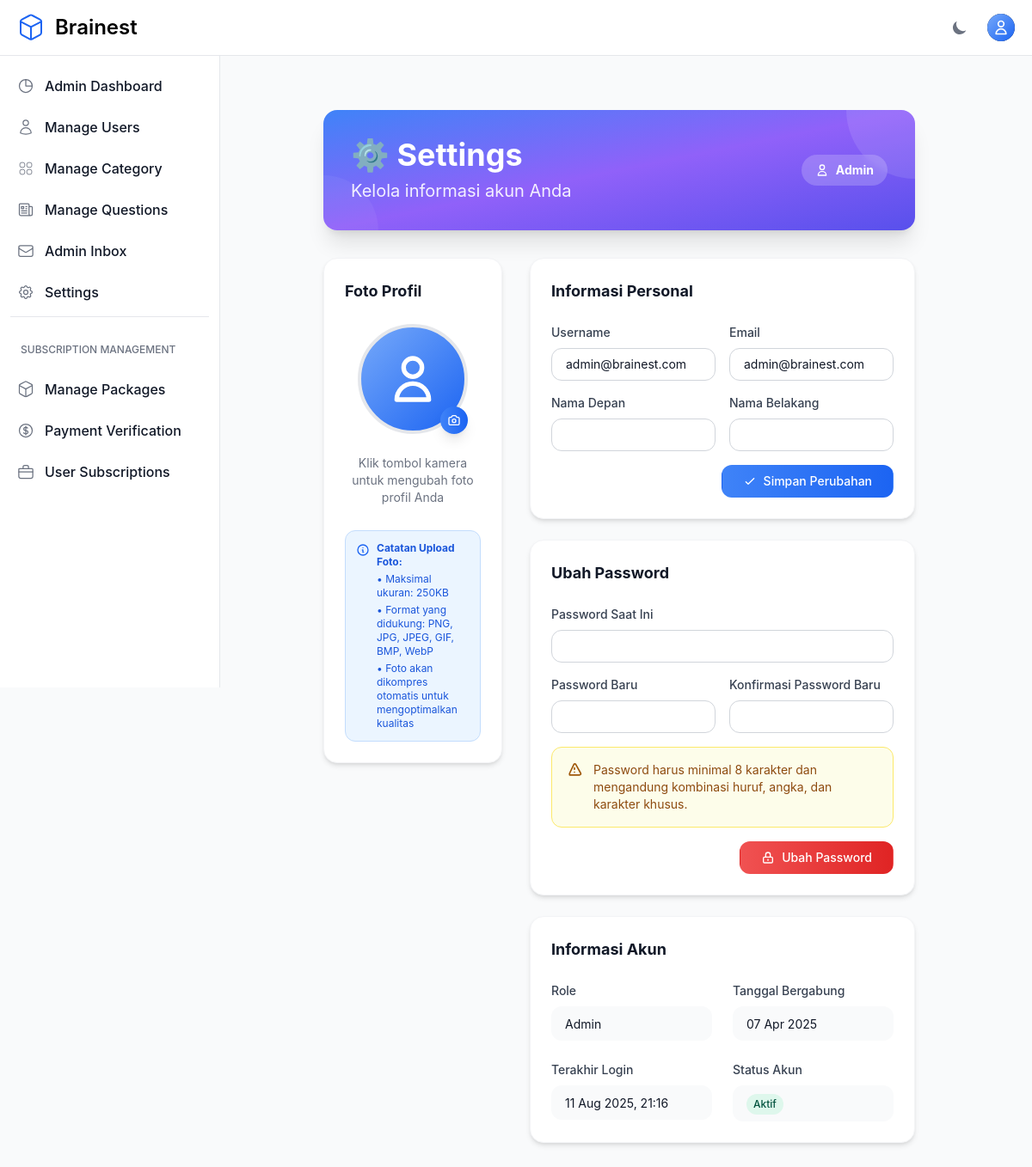
/settings/ (signed in), run on an earlier commit of the app's database.
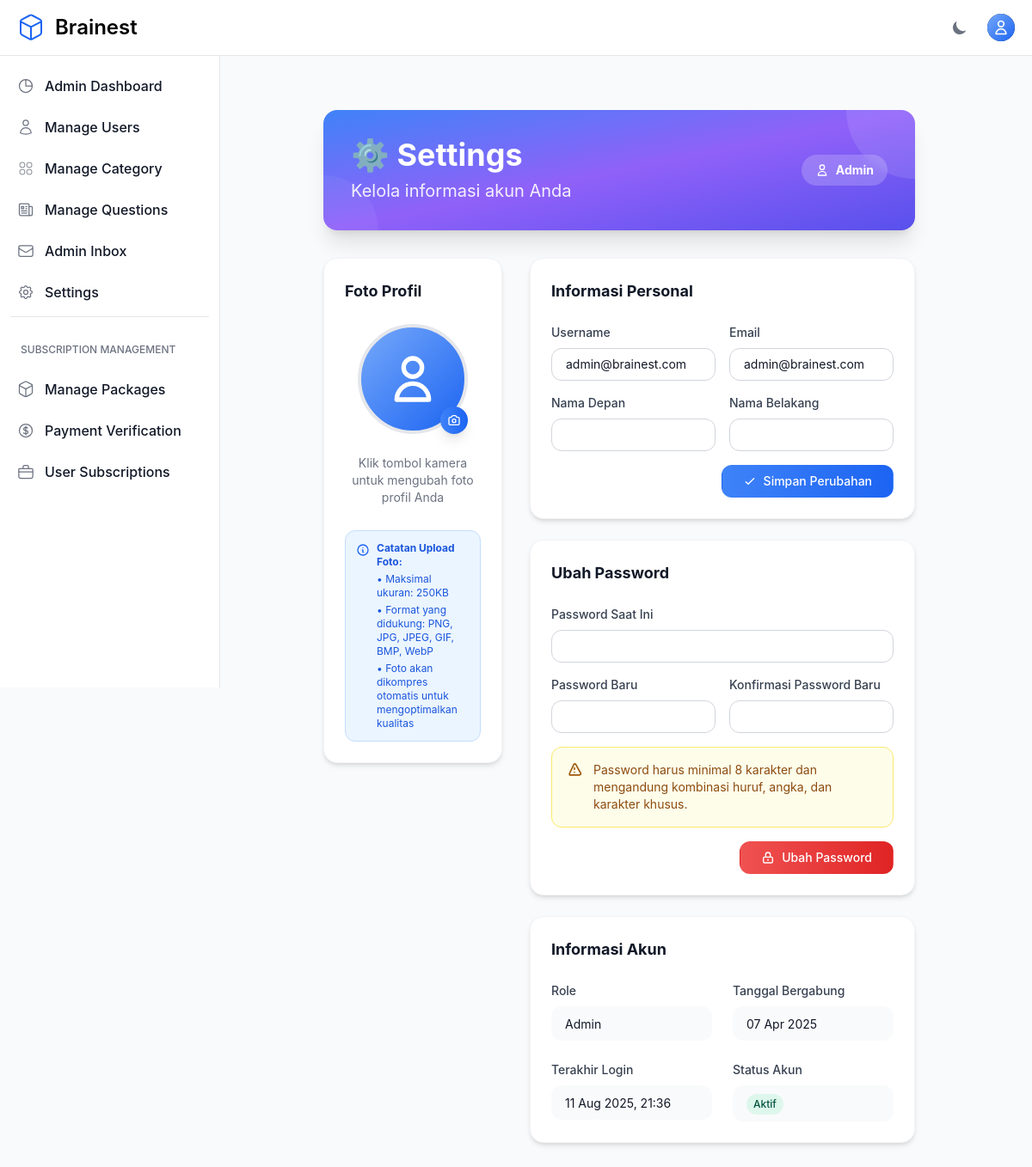
And on a later commit of the database.
### otosapp/models.py (models this page shows, shortened)
class User(AbstractUser):
    email = models.EmailField(unique=True)
    USERNAME_FIELD = 'email'
    REQUIRED_FIELDS = ['username']
    role = models.ForeignKey('Role', on_delete=models.SET_NULL, null=True)
    profile_picture = models.ImageField(upload_to='profile_pictures/', null=True, blank=True)
    groups = models.ManyToManyField(
        Group,
        related_name="custom_user_set",  # Add a custom related name here
        blank=True,
        help_text="The groups this user belongs to.",
        verbose_name="groups"
    )
    user_permissions = models.ManyToManyField(
        Permission,
        related_name="custom_user_permissions",  # Add a custom related name here
        blank=True,
        help_text="Specific permissions for this user.",
        verbose_name="user permissions"
    )

class Role(models.Model):
    role_name = models.CharField(max_length=200, unique=True)

### otosapp/views.py (the view, shortened to what this page needs)
# urls.py: path('settings/', views.settings_view, name='settings'),
@login_required
def settings_view(request):
    from .forms import UserProfileForm, ProfilePictureForm, CustomPasswordChangeForm
    from django.contrib.auth import update_session_auth_hash
    context = {
        'user': request.user,
    }
    return render(request, 'settings.html', context)

### otosapp/templates/settings.html (shortened to what this page needs)
{% extends 'base.html' %}
{% block content %}
<div class="max-w-4xl mx-auto px-4 sm:px-6 lg:px-8 mt-8">
    <div class="bg-gradient-to-br from-blue-500 via-purple-500 to-indigo-600 rounded-2xl shadow-xl p-8 mb-8 text-white relative overflow-hidden">
        <div class="absolute top-0 right-0 w-40 h-40 bg-white/10 rounded-full transform translate-x-20 -translate-y-20"></div>
        <div class="absolute bottom-0 left-0 w-32 h-32 bg-white/5 rounded-full transform -translate-x-16 translate-y-16"></div>
        <div class="relative z-10">
            <div class="flex flex-col md:flex-row md:items-center md:justify-between">
                <div>
                    <h1 class="text-3xl md:text-4xl font-bold mb-2">⚙️ Settings</h1>
                    <p class="text-xl text-white/90">Kelola informasi akun Anda</p>
                </div>
                <div class="mt-4 md:mt-0">
                    <div class="inline-flex items-center px-4 py-2 rounded-full text-sm font-bold bg-white/20 backdrop-blur-sm">
                        <svg class="w-4 h-4 mr-2" fill="none" stroke="currentColor" stroke-width="2" viewBox="0 0 24 24">
                            <path stroke-linecap="round" stroke-linejoin="round" d="M16 7a4 4 0 11-8 0 4 4 0 018 0zM12 14a7 7 0 00-7 7h14a7 7 0 00-7-7z"></path>
                        </svg>
                        {{ user.role.role_name }}
                    </div>
                </div>
            </div>
        </div>
    </div>
    <div class="grid grid-cols-1 lg:grid-cols-3 gap-8">
        <div class="lg:col-span-1">
            <div class="bg-white dark:bg-gray-800 rounded-2xl shadow-md p-6 border border-gray-100 dark:border-gray-700">
                <h3 class="text-lg font-bold text-gray-900 dark:text-white mb-6">Foto Profil</h3>
                <div class="flex flex-col items-center">
                    <div class="relative mb-6">
                        {% if user.profile_picture %}
                            <img src="{{ user.profile_picture.url }}" alt="Profile Picture" class="w-32 h-32 rounded-full object-cover border-4 border-gray-200 dark:border-gray-600">
                        {% else %}
                            <div class="w-32 h-32 rounded-full bg-gradient-to-br from-blue-400 to-blue-600 flex items-center justify-center border-4 border-gray-200 dark:border-gray-600">
                                <svg class="w-16 h-16 text-white" fill="none" stroke="currentColor" stroke-width="2" viewBox="0 0 24 24">
                                    <path stroke-linecap="round" stroke-linejoin="round" d="M16 7a4 4 0 11-8 0 4 4 0 018 0zM12 14a7 7 0 00-7 7h14a7 7 0 00-7-7z"></path>
                                </svg>
                            </div>
                        {% endif %}
                        <button type="button" onclick="document.getElementById('profile-picture-input').click()" class="absolute bottom-0 right-0 bg-gradient-to-r from-blue-500 to-blue-600 text-white p-2 rounded-full hover:from-blue-600 hover:to-blue-700 transition-all duration-200 shadow-lg">
                        </button>
                    </div>
                    <p class="text-sm text-gray-500 dark:text-gray-400 text-center mb-4">
                        Klik tombol kamera untuk mengubah foto profil Anda
                    </p>
                    <div class="bg-blue-50 dark:bg-blue-900/20 border border-blue-200 dark:border-blue-700 rounded-xl p-3 mt-3">
                        <div class="flex items-start space-x-2">
                            <svg class="flex-shrink-0 w-4 h-4 text-blue-600 dark:text-blue-400 mt-0.5" fill="none" stroke="currentColor" stroke-width="2" viewBox="0 0 24 24">
                                <path stroke-linecap="round" stroke-linejoin="round" d="M13 16h-1v-4h-1m1-4h.01M21 12a9 9 0 11-18 0 9 9 0 0118 0z"></path>
                            </svg>
                            <div class="text-xs text-blue-700 dark:text-blue-300">
                                <p><strong>Catatan Upload Foto:</strong></p>
                                <ul class="mt-1 space-y-1">
                                    <li>• Maksimal ukuran: 250KB</li>
                                    <li>• Format yang didukung: PNG, JPG, JPEG, GIF, BMP, WebP</li>
                                    <li>• Foto akan dikompres otomatis untuk mengoptimalkan kualitas</li>
                                </ul>
                            </div>
                        </div>
                    </div>
                </div>
            </div>
        </div>
        <div class="lg:col-span-2 space-y-6">
            <div class="bg-white dark:bg-gray-800 rounded-2xl shadow-md p-6 border border-gray-100 dark:border-gray-700">
                <h3 class="text-lg font-bold text-gray-900 dark:text-white mb-6">Informasi Personal</h3>
                <form method="post" class="space-y-4">
                    <div class="grid grid-cols-1 md:grid-cols-2 gap-4">
                        <div>
                            <label for="username" class="block text-sm font-medium text-gray-700 dark:text-gray-300 mb-2">Username</label>
                            <input type="text"
                                   id="username"
                                   name="username"
                                   value="{{ user.username }}"
                                   class="w-full px-4 py-2 border border-gray-300 dark:border-gray-600 rounded-xl text-sm focus:ring-2 focus:ring-blue-500 focus:border-transparent bg-white dark:bg-gray-700 text-gray-900 dark:text-white">
                        </div>
                        <div>
                            <label for="email" class="block text-sm font-medium text-gray-700 dark:text-gray-300 mb-2">Email</label>
                            <input type="email"
                                   id="email"
                                   name="email"
                                   value="{{ user.email }}"
                                   class="w-full px-4 py-2 border border-gray-300 dark:border-gray-600 rounded-xl text-sm focus:ring-2 focus:ring-blue-500 focus:border-transparent bg-white dark:bg-gray-700 text-gray-900 dark:text-white">
                        </div>
                    </div>
                    <div class="grid grid-cols-1 md:grid-cols-2 gap-4">
                        <div>
                            <label for="first_name" class="block text-sm font-medium text-gray-700 dark:text-gray-300 mb-2">Nama Depan</label>
                            <input type="text"
                                   id="first_name"
                                   name="first_name"
                                   value="{{ user.first_name }}"
                                   class="w-full px-4 py-2 border border-gray-300 dark:border-gray-600 rounded-xl text-sm focus:ring-2 focus:ring-blue-500 focus:border-transparent bg-white dark:bg-gray-700 text-gray-900 dark:text-white">
                        </div>
                        <div>
                            <label for="last_name" class="block text-sm font-medium text-gray-700 dark:text-gray-300 mb-2">Nama Belakang</label>
                            <input type="text"
                                   id="last_name"
                                   name="last_name"
                                   value="{{ user.last_name }}"
                                   class="w-full px-4 py-2 border border-gray-300 dark:border-gray-600 rounded-xl text-sm focus:ring-2 focus:ring-blue-500 focus:border-transparent bg-white dark:bg-gray-700 text-gray-900 dark:text-white">
                        </div>
                    </div>
                    <div class="flex justify-end">
                        <button type="submit" class="inline-flex items-center px-6 py-2 border border-transparent rounded-xl text-sm font-medium text-white bg-gradient-to-r from-blue-500 to-blue-600 hover:from-blue-600 hover:to-blue-700 focus:outline-none focus:ring-2 focus:ring-offset-2 focus:ring-blue-500 transition-all duration-200">
                            <svg class="w-4 h-4 mr-2" fill="none" stroke="currentColor" stroke-width="2" viewBox="0 0 24 24">
                                <path stroke-linecap="round" stroke-linejoin="round" d="M5 13l4 4L19 7"></path>
                            </svg>
                            Simpan Perubahan
                        </button>
                    </div>
                </form>
            </div>
            <div class="bg-white dark:bg-gray-800 rounded-2xl shadow-md p-6 border border-gray-100 dark:border-gray-700">
                <h3 class="text-lg font-bold text-gray-900 dark:text-white mb-6">Ubah Password</h3>
                <form method="post" class="space-y-4">
                    <div>
                        <label for="current_password" class="block text-sm font-medium text-gray-700 dark:text-gray-300 mb-2">Password Saat Ini</label>
                        <input type="password"
                               id="current_password"
                               name="current_password"
                               class="w-full px-4 py-2 border border-gray-300 dark:border-gray-600 rounded-xl text-sm focus:ring-2 focus:ring-blue-500 focus:border-transparent bg-white dark:bg-gray-700 text-gray-900 dark:text-white"
                               required>
                    </div>
                    <div class="grid grid-cols-1 md:grid-cols-2 gap-4">
                        <div>
                            <label for="new_password" class="block text-sm font-medium text-gray-700 dark:text-gray-300 mb-2">Password Baru</label>
                            <input type="password"
                                   id="new_password"
                                   name="new_password"
                                   class="w-full px-4 py-2 border border-gray-300 dark:border-gray-600 rounded-xl text-sm focus:ring-2 focus:ring-blue-500 focus:border-transparent bg-white dark:bg-gray-700 text-gray-900 dark:text-white"
                                   required>
                        </div>
                        <div>
                            <label for="confirm_password" class="block text-sm font-medium text-gray-700 dark:text-gray-300 mb-2">Konfirmasi Password Baru</label>
                            <input type="password"
                                   id="confirm_password"
                                   name="confirm_password"
                                   class="w-full px-4 py-2 border border-gray-300 dark:border-gray-600 rounded-xl text-sm focus:ring-2 focus:ring-blue-500 focus:border-transparent bg-white dark:bg-gray-700 text-gray-900 dark:text-white"
                                   required>
                        </div>
                    </div>
                    <div class="bg-yellow-50 dark:bg-yellow-900/20 border border-yellow-200 dark:border-yellow-700 rounded-xl p-4">
                        <div class="flex">
                            <div class="ml-3">
                                <p class="text-sm text-yellow-700 dark:text-yellow-300">
                                    Password harus minimal 8 karakter dan mengandung kombinasi huruf, angka, dan karakter khusus.
                                </p>
                            </div>
                        </div>
                    </div>
                    <div class="flex justify-end">
                        <button type="submit" class="inline-flex items-center px-6 py-2 border border-transparent rounded-xl text-sm font-medium text-white bg-gradient-to-r from-red-500 to-red-600 hover:from-red-600 hover:to-red-700 focus:outline-none focus:ring-2 focus:ring-offset-2 focus:ring-red-500 transition-all duration-200">
                            <svg class="w-4 h-4 mr-2" fill="none" stroke="currentColor" stroke-width="2" viewBox="0 0 24 24">
                                <path stroke-linecap="round" stroke-linejoin="round" d="M12 15v2m-6 4h12a2 2 0 002-2v-6a2 2 0 00-2-2H6a2 2 0 00-2 2v6a2 2 0 002 2zm10-10V7a4 4 0 00-8 0v4h8z"></path>
                            </svg>
                            Ubah Password
                        </button>
                    </div>
                </form>
            </div>
            <div class="bg-white dark:bg-gray-800 rounded-2xl shadow-md p-6 border border-gray-100 dark:border-gray-700">
                <h3 class="text-lg font-bold text-gray-900 dark:text-white mb-6">Informasi Akun</h3>
                <div class="grid grid-cols-1 md:grid-cols-2 gap-6">
                    <div>
                        <label class="block text-sm font-medium text-gray-700 dark:text-gray-300 mb-2">Role</label>
                        <div class="px-4 py-2 bg-gray-50 dark:bg-gray-700 rounded-xl">
                            <span class="text-sm text-gray-900 dark:text-white">{{ user.role.role_name }}</span>
                        </div>
                    </div>
                    <div>
                        <label class="block text-sm font-medium text-gray-700 dark:text-gray-300 mb-2">Tanggal Bergabung</label>
                        <div class="px-4 py-2 bg-gray-50 dark:bg-gray-700 rounded-xl">
                            <span class="text-sm text-gray-900 dark:text-white">{{ user.date_joined|date:"d M Y" }}</span>
                        </div>
                    </div>
                    <div>
                        <label class="block text-sm font-medium text-gray-700 dark:text-gray-300 mb-2">Terakhir Login</label>
                        <div class="px-4 py-2 bg-gray-50 dark:bg-gray-700 rounded-xl">
                            <span class="text-sm text-gray-900 dark:text-white">
                                {% if user.last_login %}
                                    {{ user.last_login|date:"d M Y, H:i" }}
                                {% else %}
                                    Belum pernah login
                                {% endif %}
                            </span>
                        </div>
                    </div>
                    <div>
                        <label class="block text-sm font-medium text-gray-700 dark:text-gray-300 mb-2">Status Akun</label>
                        <div class="px-4 py-2 bg-gray-50 dark:bg-gray-700 rounded-xl">
                            <span class="inline-flex items-center px-2 py-1 rounded-full text-xs font-medium {% if user.is_active %}bg-green-100 text-green-800 dark:bg-green-900 dark:text-green-200{% else %}bg-red-100 text-red-800 dark:bg-red-900 dark:text-red-200{% endif %}">
                                {% if user.is_active %}Aktif{% else %}Tidak Aktif{% endif %}
                            </span>
                        </div>
                    </div>
                </div>
            </div>
        </div>
    </div>
</div>
{% endblock %}

What changed in the data, as far as the page shows it:
changed User "admin@brainest.com": last_login "11 Aug 2025, 21:16" → "11 Aug 2025, 21:36"
